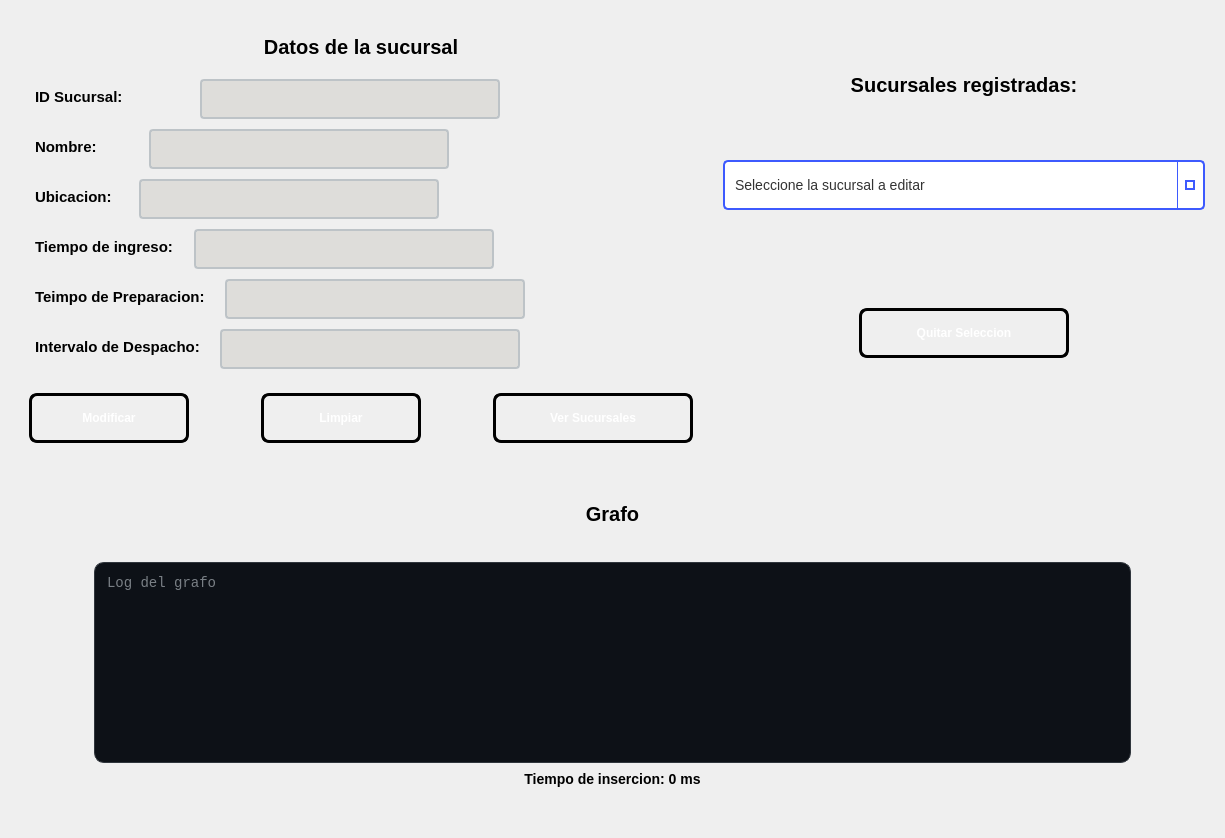
<?xml version="1.0" encoding="UTF-8"?>
<ui version="4.0">
 <class>PantallaModificarSucursal</class>
 <widget class="QWidget" name="PantallaModificarSucursal">
  <property name="geometry">
   <rect>
    <x>0</x>
    <y>0</y>
    <width>1225</width>
    <height>838</height>
   </rect>
  </property>
  <property name="windowTitle">
   <string>Form</string>
  </property>
  <layout class="QVBoxLayout" name="verticalLayout_2">
   <item>
    <layout class="QHBoxLayout" name="horizontalLayout">
     <property name="spacing">
      <number>3</number>
     </property>
     <item>
      <layout class="QVBoxLayout" name="verticalLayout"/>
     </item>
     <item>
      <widget class="QWidget" name="widget_3" native="true">
       <layout class="QVBoxLayout" name="verticalLayout_8">
        <item>
         <widget class="QWidget" name="widget_4" native="true">
          <property name="minimumSize">
           <size>
            <width>300</width>
            <height>0</height>
           </size>
          </property>
          <layout class="QVBoxLayout" name="verticalLayout_12">
           <property name="spacing">
            <number>10</number>
           </property>
           <item>
            <widget class="QLabel" name="labelEntrada">
             <property name="minimumSize">
              <size>
               <width>0</width>
               <height>40</height>
              </size>
             </property>
             <property name="styleSheet">
              <string notr="true">QLabel#labelEntrada {        
 
    color: qlineargradient(x1:0, y1:0, x2:1, y2:1, 
	stop:0 rgb(0, 0, 0), 
	stop:1 rgb(77, 5, 57));

  	 font-size: 20px;
    font-weight: bold;
    font-family: &quot;Segoe UI&quot;, Arial;
    
    background: transparent;
    padding: 2px;
    margin-bottom: 5px;
}

</string>
             </property>
             <property name="text">
              <string>Datos de la sucursal</string>
             </property>
             <property name="alignment">
              <set>Qt::AlignmentFlag::AlignCenter</set>
             </property>
            </widget>
           </item>
           <item>
            <layout class="QHBoxLayout" name="horizontalLayout_3">
             <item>
              <widget class="QLabel" name="labelBarra">
               <property name="minimumSize">
                <size>
                 <width>161</width>
                 <height>40</height>
                </size>
               </property>
               <property name="styleSheet">
                <string notr="true">QLabel#labelBarra {        
 
    color: qlineargradient(x1:0, y1:0, x2:1, y2:1, 
	stop:0 rgb(0, 0, 0), 
	stop:1 rgb(8, 2, 48));

  	 font-size: 15px;
    font-weight: bold;
    font-family: &quot;Segoe UI&quot;, Arial;
    
    background: transparent;
    padding: 2px;
    margin-bottom: 5px;
}

</string>
               </property>
               <property name="text">
                <string>ID Sucursal:</string>
               </property>
               <property name="alignment">
                <set>Qt::AlignmentFlag::AlignLeading|Qt::AlignmentFlag::AlignLeft|Qt::AlignmentFlag::AlignVCenter</set>
               </property>
              </widget>
             </item>
             <item>
              <widget class="QLineEdit" name="textID">
               <property name="enabled">
                <bool>true</bool>
               </property>
               <property name="minimumSize">
                <size>
                 <width>300</width>
                 <height>40</height>
                </size>
               </property>
               <property name="styleSheet">
                <string notr="true">QLineEdit#textID {
    border: 2px solid #bdc3c7;
    border-radius: 4px;
    padding: 5px 10px;
    background-color: rgb(222, 221, 218);
	font-size: 15px;
    color: black;
    selection-background-color: #3498db;
}

QLineEdit#textID:focus {
    border: 2px solid #3498db;
    background-color: #ffffff;
}

QLineEdit#textID:disabled {
    background-color: rgba(0, 0, 0, 50);
    color: rgba(255, 255, 255, 60);      
    border: 1px dashed rgba(255, 255, 255, 30); 
}</string>
               </property>
              </widget>
             </item>
             <item>
              <spacer name="horizontalSpacer">
               <property name="orientation">
                <enum>Qt::Orientation::Horizontal</enum>
               </property>
               <property name="sizeHint" stdset="0">
                <size>
                 <width>40</width>
                 <height>20</height>
                </size>
               </property>
              </spacer>
             </item>
            </layout>
           </item>
           <item>
            <layout class="QHBoxLayout" name="horizontalLayout_4">
             <item>
              <widget class="QLabel" name="labelNombre">
               <property name="minimumSize">
                <size>
                 <width>110</width>
                 <height>40</height>
                </size>
               </property>
               <property name="styleSheet">
                <string notr="true">QLabel#labelNombre {        
 
    color: qlineargradient(x1:0, y1:0, x2:1, y2:1, 
	stop:0 rgb(0, 0, 0), 
	stop:1 rgb(8, 2, 48));

  	 font-size: 15px;
    font-weight: bold;
    font-family: &quot;Segoe UI&quot;, Arial;
    
    background: transparent;
    padding: 2px;
    margin-bottom: 5px;
}

</string>
               </property>
               <property name="text">
                <string>Nombre:</string>
               </property>
               <property name="alignment">
                <set>Qt::AlignmentFlag::AlignLeading|Qt::AlignmentFlag::AlignLeft|Qt::AlignmentFlag::AlignVCenter</set>
               </property>
              </widget>
             </item>
             <item>
              <widget class="QLineEdit" name="textNombre">
               <property name="minimumSize">
                <size>
                 <width>300</width>
                 <height>40</height>
                </size>
               </property>
               <property name="styleSheet">
                <string notr="true">QLineEdit#textNombre {
    border: 2px solid #bdc3c7;
    border-radius: 4px;
    padding: 5px 10px;
    background-color: rgb(222, 221, 218);
	font-size: 15px;
    color: black;
    selection-background-color: #3498db;
}

QLineEdit#textNombre:focus {
    border: 2px solid #3498db;
    background-color: #ffffff;
}

QLineEdit#textNombre:disabled {
    background-color: rgba(0, 0, 0, 50);
    color: rgba(255, 255, 255, 60);      
    border: 1px dashed rgba(255, 255, 255, 30); 
}</string>
               </property>
              </widget>
             </item>
             <item>
              <spacer name="horizontalSpacer_2">
               <property name="orientation">
                <enum>Qt::Orientation::Horizontal</enum>
               </property>
               <property name="sizeHint" stdset="0">
                <size>
                 <width>40</width>
                 <height>20</height>
                </size>
               </property>
              </spacer>
             </item>
            </layout>
           </item>
           <item>
            <layout class="QHBoxLayout" name="horizontalLayout_5">
             <item>
              <widget class="QLabel" name="labelCategoria">
               <property name="minimumSize">
                <size>
                 <width>100</width>
                 <height>40</height>
                </size>
               </property>
               <property name="styleSheet">
                <string notr="true">QLabel#labelCategoria {        
 
    color: qlineargradient(x1:0, y1:0, x2:1, y2:1, 
	stop:0 rgb(0, 0, 0), 
	stop:1 rgb(8, 2, 48));

  	 font-size: 15px;
    font-weight: bold;
    font-family: &quot;Segoe UI&quot;, Arial;
    
    background: transparent;
    padding: 2px;
    margin-bottom: 5px;
}

</string>
               </property>
               <property name="text">
                <string>Ubicacion:</string>
               </property>
               <property name="alignment">
                <set>Qt::AlignmentFlag::AlignLeading|Qt::AlignmentFlag::AlignLeft|Qt::AlignmentFlag::AlignVCenter</set>
               </property>
              </widget>
             </item>
             <item>
              <widget class="QLineEdit" name="textUbicacion">
               <property name="minimumSize">
                <size>
                 <width>300</width>
                 <height>40</height>
                </size>
               </property>
               <property name="styleSheet">
                <string notr="true">QLineEdit#textUbicacion {
    border: 2px solid #bdc3c7;
    border-radius: 4px;
    padding: 5px 10px;
    background-color: rgb(222, 221, 218);
	font-size: 15px;
    color: black;
    selection-background-color: #3498db;
}

QLineEdit#textUbicacion:focus {
    border: 2px solid #3498db;
    background-color: #ffffff;
}

QLineEdit#textUbicacion:disabled {
    background-color: rgba(0, 0, 0, 50);
    color: rgba(255, 255, 255, 60);      
    border: 1px dashed rgba(255, 255, 255, 30); 
}</string>
               </property>
              </widget>
             </item>
             <item>
              <spacer name="horizontalSpacer_3">
               <property name="orientation">
                <enum>Qt::Orientation::Horizontal</enum>
               </property>
               <property name="sizeHint" stdset="0">
                <size>
                 <width>40</width>
                 <height>20</height>
                </size>
               </property>
              </spacer>
             </item>
            </layout>
           </item>
           <item>
            <layout class="QHBoxLayout" name="horizontalLayout_7">
             <item>
              <widget class="QLabel" name="labelMarca">
               <property name="minimumSize">
                <size>
                 <width>90</width>
                 <height>40</height>
                </size>
               </property>
               <property name="styleSheet">
                <string notr="true">QLabel#labelMarca {        
 
    color: qlineargradient(x1:0, y1:0, x2:1, y2:1, 
	stop:0 rgb(0, 0, 0), 
	stop:1 rgb(8, 2, 48));

  	 font-size: 15px;
    font-weight: bold;
    font-family: &quot;Segoe UI&quot;, Arial;
    
    background: transparent;
    padding: 2px;
    margin-bottom: 5px;
}

</string>
               </property>
               <property name="text">
                <string>Tiempo de ingreso: </string>
               </property>
               <property name="alignment">
                <set>Qt::AlignmentFlag::AlignLeading|Qt::AlignmentFlag::AlignLeft|Qt::AlignmentFlag::AlignVCenter</set>
               </property>
              </widget>
             </item>
             <item>
              <widget class="QLineEdit" name="textITiempoIngreso">
               <property name="minimumSize">
                <size>
                 <width>300</width>
                 <height>40</height>
                </size>
               </property>
               <property name="styleSheet">
                <string notr="true">QLineEdit#textITiempoIngreso {
    border: 2px solid #bdc3c7;
    border-radius: 4px;
    padding: 5px 10px;
    background-color: rgb(222, 221, 218);
	font-size: 15px;
    color: black;
    selection-background-color: #3498db;
}

QLineEdit#textITiempoIngreso:focus {
    border: 2px solid #3498db;
    background-color: #ffffff;
}

QLineEdit#textITiempoIngreso:disabled {
    background-color: rgba(0, 0, 0, 50);
    color: rgba(255, 255, 255, 60);      
    border: 1px dashed rgba(255, 255, 255, 30); 
}</string>
               </property>
              </widget>
             </item>
             <item>
              <spacer name="horizontalSpacer_4">
               <property name="orientation">
                <enum>Qt::Orientation::Horizontal</enum>
               </property>
               <property name="sizeHint" stdset="0">
                <size>
                 <width>40</width>
                 <height>20</height>
                </size>
               </property>
              </spacer>
             </item>
            </layout>
           </item>
           <item>
            <layout class="QHBoxLayout" name="horizontalLayout_12">
             <item>
              <widget class="QLabel" name="labelPrecio">
               <property name="minimumSize">
                <size>
                 <width>80</width>
                 <height>40</height>
                </size>
               </property>
               <property name="styleSheet">
                <string notr="true">QLabel#labelPrecio {        
 
    color: qlineargradient(x1:0, y1:0, x2:1, y2:1, 
	stop:0 rgb(0, 0, 0), 
	stop:1 rgb(8, 2, 48));

  	 font-size: 15px;
    font-weight: bold;
    font-family: &quot;Segoe UI&quot;, Arial;
    
    background: transparent;
    padding: 2px;
    margin-bottom: 5px;
}

</string>
               </property>
               <property name="text">
                <string>Teimpo de Preparacion: </string>
               </property>
               <property name="alignment">
                <set>Qt::AlignmentFlag::AlignLeading|Qt::AlignmentFlag::AlignLeft|Qt::AlignmentFlag::AlignVCenter</set>
               </property>
              </widget>
             </item>
             <item>
              <widget class="QLineEdit" name="textITiempoPreparacion">
               <property name="minimumSize">
                <size>
                 <width>300</width>
                 <height>40</height>
                </size>
               </property>
               <property name="styleSheet">
                <string notr="true">QLineEdit#textITiempoPreparacion {
    border: 2px solid #bdc3c7;
    border-radius: 4px;
    padding: 5px 10px;
    background-color: rgb(222, 221, 218);
	font-size: 15px;
    color: black;
    selection-background-color: #3498db;
}

QLineEdit#textITiempoPreparacion:focus {
    border: 2px solid #3498db;
    background-color: #ffffff;
}

QLineEdit#textITiempoPreparacion:disabled {
    background-color: rgba(0, 0, 0, 50);
    color: rgba(255, 255, 255, 60);      
    border: 1px dashed rgba(255, 255, 255, 30); 
}</string>
               </property>
              </widget>
             </item>
             <item>
              <spacer name="horizontalSpacer_5">
               <property name="orientation">
                <enum>Qt::Orientation::Horizontal</enum>
               </property>
               <property name="sizeHint" stdset="0">
                <size>
                 <width>40</width>
                 <height>20</height>
                </size>
               </property>
              </spacer>
             </item>
            </layout>
           </item>
           <item>
            <layout class="QHBoxLayout" name="horizontalLayout_8">
             <item>
              <widget class="QLabel" name="labelStock">
               <property name="minimumSize">
                <size>
                 <width>80</width>
                 <height>40</height>
                </size>
               </property>
               <property name="styleSheet">
                <string notr="true">QLabel#labelStock {        
 
    color: qlineargradient(x1:0, y1:0, x2:1, y2:1, 
	stop:0 rgb(0, 0, 0), 
	stop:1 rgb(8, 2, 48));

  	 font-size: 15px;
    font-weight: bold;
    font-family: &quot;Segoe UI&quot;, Arial;
    
    background: transparent;
    padding: 2px;
    margin-bottom: 5px;
}

</string>
               </property>
               <property name="text">
                <string>Intervalo de Despacho: </string>
               </property>
               <property name="alignment">
                <set>Qt::AlignmentFlag::AlignLeading|Qt::AlignmentFlag::AlignLeft|Qt::AlignmentFlag::AlignVCenter</set>
               </property>
              </widget>
             </item>
             <item>
              <widget class="QLineEdit" name="textTiempoDesapacho">
               <property name="minimumSize">
                <size>
                 <width>300</width>
                 <height>40</height>
                </size>
               </property>
               <property name="styleSheet">
                <string notr="true">QLineEdit#textTiempoDesapacho {
    border: 2px solid #bdc3c7;
    border-radius: 4px;
    padding: 5px 10px;
    background-color: rgb(222, 221, 218);
	font-size: 15px;
    color: black;
    selection-background-color: #3498db;
}

QLineEdit#textTiempoDesapacho:focus {
    border: 2px solid #3498db;
    background-color: #ffffff;
}

QLineEdit#textTiempoDesapacho:disabled {
    background-color: rgba(0, 0, 0, 50);
    color: rgba(255, 255, 255, 60);      
    border: 1px dashed rgba(255, 255, 255, 30); 
}</string>
               </property>
              </widget>
             </item>
             <item>
              <spacer name="horizontalSpacer_6">
               <property name="orientation">
                <enum>Qt::Orientation::Horizontal</enum>
               </property>
               <property name="sizeHint" stdset="0">
                <size>
                 <width>40</width>
                 <height>20</height>
                </size>
               </property>
              </spacer>
             </item>
            </layout>
           </item>
          </layout>
         </widget>
        </item>
        <item>
         <widget class="QWidget" name="widget_6" native="true">
          <layout class="QHBoxLayout" name="horizontalLayout_10">
           <item>
            <widget class="QPushButton" name="btnModificar">
             <property name="minimumSize">
              <size>
               <width>160</width>
               <height>50</height>
              </size>
             </property>
             <property name="styleSheet">
              <string notr="true">QPushButton#btnModificar {
    background-color: qlineargradient(spread:pad, x1:0, y1:0, x2:1, y2:1, 
                        stop:0 rgb(50, 143, 42), 
                        stop:1 rgb(255, 163, 72));
    
    border: 3px solid black;
    border-radius: 8px;
    
    color: white;
    font-family: &quot;Arial Black&quot;, Gadget, sans-serif;
    font-size: 12px;
    font-weight: bold;
    text-transform: uppercase;
    
    padding: 10px 25px;
}

QPushButton#btnModificar:hover {
    background-color: qlineargradient(spread:pad, x1:0, y1:0, x2:1, y2:1, 
                        stop:0 rgba(41, 128, 185, 255), 
                        stop:1 rgba(142, 68, 173, 255));
    border-color: #f1c40f;
}


QPushButton#btnModificar:pressed {
    background-color: #2c3e50;
    padding-top: 12px;
    padding-left: 27px;
}</string>
             </property>
             <property name="text">
              <string>Modificar</string>
             </property>
            </widget>
           </item>
           <item>
            <widget class="QWidget" name="widget_14" native="true">
             <property name="minimumSize">
              <size>
               <width>55</width>
               <height>0</height>
              </size>
             </property>
            </widget>
           </item>
           <item>
            <widget class="QPushButton" name="btnLimpiar">
             <property name="minimumSize">
              <size>
               <width>160</width>
               <height>50</height>
              </size>
             </property>
             <property name="styleSheet">
              <string notr="true">QPushButton#btnLimpiar {
    background-color: qlineargradient(spread:pad, x1:0, y1:0, x2:1, y2:1, 
                        stop:0 rgb(198, 70, 0), 
                        stop:1 rgb(192, 97, 203));
    
    border: 3px solid black;
    border-radius: 8px;
    
    color: white;
    font-family: &quot;Arial Black&quot;, Gadget, sans-serif;
    font-size: 12px;
    font-weight: bold;
    text-transform: uppercase;
    
    padding: 10px 25px;
}

QPushButton#btnLimpiar:hover {
    background-color: qlineargradient(spread:pad, x1:0, y1:0, x2:1, y2:1, 
                        stop:0 rgba(41, 128, 185, 255), 
                        stop:1 rgba(142, 68, 173, 255));
    border-color: #f1c40f;
}


QPushButton#btnLimpiar:pressed {
    background-color: #2c3e50;
    padding-top: 12px;
    padding-left: 27px;
}</string>
             </property>
             <property name="text">
              <string>Limpiar</string>
             </property>
            </widget>
           </item>
           <item>
            <widget class="QWidget" name="widget_13" native="true">
             <property name="minimumSize">
              <size>
               <width>55</width>
               <height>0</height>
              </size>
             </property>
            </widget>
           </item>
           <item>
            <widget class="QPushButton" name="btnSucursales">
             <property name="minimumSize">
              <size>
               <width>200</width>
               <height>50</height>
              </size>
             </property>
             <property name="maximumSize">
              <size>
               <width>200</width>
               <height>16777215</height>
              </size>
             </property>
             <property name="styleSheet">
              <string notr="true">QPushButton#btnSucursales {
    background-color: qlineargradient(spread:pad, x1:0, y1:0, x2:1, y2:1, 
                        stop:0 rgb(8, 2, 48), 
                        stop:1 rgb(255, 163, 72));
    
    border: 3px solid black;
    border-radius: 8px;
    
    color: white;
    font-family: &quot;Arial Black&quot;, Gadget, sans-serif;
    font-size: 12px;
    font-weight: bold;
    text-transform: uppercase;
    
    padding: 10px 25px;
}

QPushButton#btnSucursales:hover {
    background-color: qlineargradient(spread:pad, x1:0, y1:0, x2:1, y2:1, 
                        stop:0 rgba(41, 128, 185, 255), 
                        stop:1 rgba(142, 68, 173, 255));
    border-color: #f1c40f;
}


QPushButton#btnSucursales:pressed {
    background-color: #2c3e50;
    padding-top: 12px;
    padding-left: 27px;
}</string>
             </property>
             <property name="text">
              <string>Ver Sucursales</string>
             </property>
            </widget>
           </item>
          </layout>
         </widget>
        </item>
       </layout>
      </widget>
     </item>
     <item>
      <widget class="QWidget" name="widget_16" native="true">
       <property name="minimumSize">
        <size>
         <width>500</width>
         <height>0</height>
        </size>
       </property>
       <layout class="QVBoxLayout" name="verticalLayout_3">
        <item>
         <widget class="QLabel" name="labelSucursales">
          <property name="maximumSize">
           <size>
            <width>16777215</width>
            <height>50</height>
           </size>
          </property>
          <property name="styleSheet">
           <string notr="true">QLabel#labelSucursales {        
 
    color: qlineargradient(x1:0, y1:0, x2:1, y2:1, 
	stop:0 rgb(0, 0, 0), 
	stop:1 rgb(77, 5, 57));

  	 font-size: 20px;
    font-weight: bold;
    font-family: &quot;Segoe UI&quot;, Arial;
    
    background: transparent;
    padding: 2px;
    margin-bottom: 5px;
}

</string>
          </property>
          <property name="text">
           <string>Sucursales registradas:</string>
          </property>
          <property name="alignment">
           <set>Qt::AlignmentFlag::AlignCenter</set>
          </property>
         </widget>
        </item>
        <item>
         <widget class="QComboBox" name="comboBox">
          <property name="minimumSize">
           <size>
            <width>174</width>
            <height>50</height>
           </size>
          </property>
          <property name="styleSheet">
           <string notr="true">
QComboBox {
    border: 2px solid #3d5afe;
    border-radius: 5px;
    padding: 5px 10px;
    background-color: #ffffff;
    color: #333333;
    font-size: 14px;
    min-width: 150px;
}

QComboBox::drop-down {
    subcontrol-origin: padding;
    subcontrol-position: top right;
    width: 25px;
    border-left: 1px solid #3d5afe; 
}

QComboBox::down-arrow {
    border: 2px solid #3d5afe;
    width: 6px;
    height: 6px;
    background: transparent;
}

QComboBox QAbstractItemView {
    border: 2px solid #3d5afe;
    background-color: #ffffff;
    selection-background-color: #3d5afe; 
    selection-color: #ffffff;            
    outline: 0px;                       
}

QComboBox QAbstractItemView::item {
    min-height: 35px;
    padding-left: 10px;
    background-color: #ffffff;
    color: #333333;
}

QComboBox QAbstractItemView::item:selected {
    background-color: #3d5afe;
    color: #ffffff;
}</string>
          </property>
          <property name="placeholderText">
           <string>Seleccione la sucursal a editar</string>
          </property>
         </widget>
        </item>
        <item>
         <widget class="QWidget" name="widget_2" native="true">
          <property name="minimumSize">
           <size>
            <width>200</width>
            <height>0</height>
           </size>
          </property>
          <property name="maximumSize">
           <size>
            <width>16777215</width>
            <height>150</height>
           </size>
          </property>
          <layout class="QHBoxLayout" name="horizontalLayout_6">
           <item>
            <widget class="QPushButton" name="btnQuitar">
             <property name="minimumSize">
              <size>
               <width>210</width>
               <height>50</height>
              </size>
             </property>
             <property name="maximumSize">
              <size>
               <width>150</width>
               <height>16777215</height>
              </size>
             </property>
             <property name="styleSheet">
              <string notr="true">QPushButton#btnQuitar {
    background-color: qlineargradient(spread:pad, x1:0, y1:0, x2:1, y2:1, 
                        stop:0 rgb(198, 70, 0), 
                        stop:1 rgb(64, 191, 178));
    
    border: 3px solid black;
    border-radius: 8px;
    
    color: white;
    font-family: &quot;Arial Black&quot;, Gadget, sans-serif;
    font-size: 12px;
    font-weight: bold;
    text-transform: uppercase;
    
    padding: 10px 25px;
}

QPushButton#btnLimpiar:hover {
    background-color: qlineargradient(spread:pad, x1:0, y1:0, x2:1, y2:1, 
                        stop:0 rgba(41, 128, 185, 255), 
                        stop:1 rgba(142, 68, 173, 255));
    border-color: #f1c40f;
}


QPushButton#btnLimpiar:pressed {
    background-color: #2c3e50;
    padding-top: 12px;
    padding-left: 27px;
}</string>
             </property>
             <property name="text">
              <string>Quitar Seleccion</string>
             </property>
            </widget>
           </item>
          </layout>
         </widget>
        </item>
       </layout>
      </widget>
     </item>
    </layout>
   </item>
   <item>
    <widget class="QWidget" name="widget" native="true">
     <property name="minimumSize">
      <size>
       <width>450</width>
       <height>350</height>
      </size>
     </property>
     <property name="styleSheet">
      <string notr="true"/>
     </property>
     <layout class="QHBoxLayout" name="horizontalLayout_2">
      <item>
       <widget class="QWidget" name="widget_content_3" native="true">
        <property name="minimumSize">
         <size>
          <width>50</width>
          <height>0</height>
         </size>
        </property>
        <layout class="QVBoxLayout" name="verticalLayout_5"/>
       </widget>
      </item>
      <item>
       <widget class="QWidget" name="widget_content_4" native="true">
        <layout class="QVBoxLayout" name="verticalLayout_7">
         <item>
          <widget class="QLabel" name="labelArbolBMas">
           <property name="minimumSize">
            <size>
             <width>150</width>
             <height>50</height>
            </size>
           </property>
           <property name="maximumSize">
            <size>
             <width>16777215</width>
             <height>50</height>
            </size>
           </property>
           <property name="styleSheet">
            <string notr="true">QLabel#labelArbolBMas {        
 
    color: qlineargradient(x1:0, y1:0, x2:1, y2:1, 
	stop:0 rgb(0, 0, 0), 
	stop:1 rgb(77, 5, 57));

  	 font-size: 20px;
    font-weight: bold;
    font-family: &quot;Segoe UI&quot;, Arial;
    
    background: transparent;
    padding: 2px;
    margin-bottom: 5px;
}

</string>
           </property>
           <property name="text">
            <string>Grafo</string>
           </property>
           <property name="alignment">
            <set>Qt::AlignmentFlag::AlignCenter</set>
           </property>
          </widget>
         </item>
         <item>
          <widget class="QWidget" name="widget_11" native="true">
           <property name="minimumSize">
            <size>
             <width>0</width>
             <height>200</height>
            </size>
           </property>
           <property name="maximumSize">
            <size>
             <width>16777215</width>
             <height>250</height>
            </size>
           </property>
           <layout class="QVBoxLayout" name="verticalLayout_15">
            <item>
             <widget class="QTextEdit" name="textGrafo">
              <property name="styleSheet">
               <string notr="true">QTextEdit#textGrafo{
    background-color: #0D1117;   
    color: #E6EDF3;               
    border: 1px solid #30363D;     
    border-radius: 10px;          
    padding: 8px;
    font-family: Consolas, monospace;
    font-size: 14px;
}</string>
              </property>
              <property name="placeholderText">
               <string>Log del grafo</string>
              </property>
             </widget>
            </item>
            <item>
             <widget class="QLabel" name="labelTiempoGrafo">
              <property name="styleSheet">
               <string notr="true">QLabel#labelTiempoGrafo {        
 
    color: qlineargradient(x1:0, y1:0, x2:1, y2:1, 
	stop:0 rgb(0, 0, 0), 
	stop:1 rgb(8, 2, 48));

  	 font-size: 14px;
    font-weight: bold;
    font-family: &quot;Segoe UI&quot;, Arial;
    
    background: transparent;
    padding: 2px;
    margin-bottom: 5px;
}

</string>
              </property>
              <property name="text">
               <string>Tiempo de insercion: 0 ms</string>
              </property>
              <property name="alignment">
               <set>Qt::AlignmentFlag::AlignCenter</set>
              </property>
             </widget>
            </item>
           </layout>
          </widget>
         </item>
        </layout>
       </widget>
      </item>
      <item>
       <widget class="QWidget" name="widget_content_5" native="true">
        <property name="minimumSize">
         <size>
          <width>50</width>
          <height>0</height>
         </size>
        </property>
        <layout class="QVBoxLayout" name="verticalLayout_16"/>
       </widget>
      </item>
     </layout>
    </widget>
   </item>
  </layout>
 </widget>
 <resources/>
 <connections/>
</ui>
